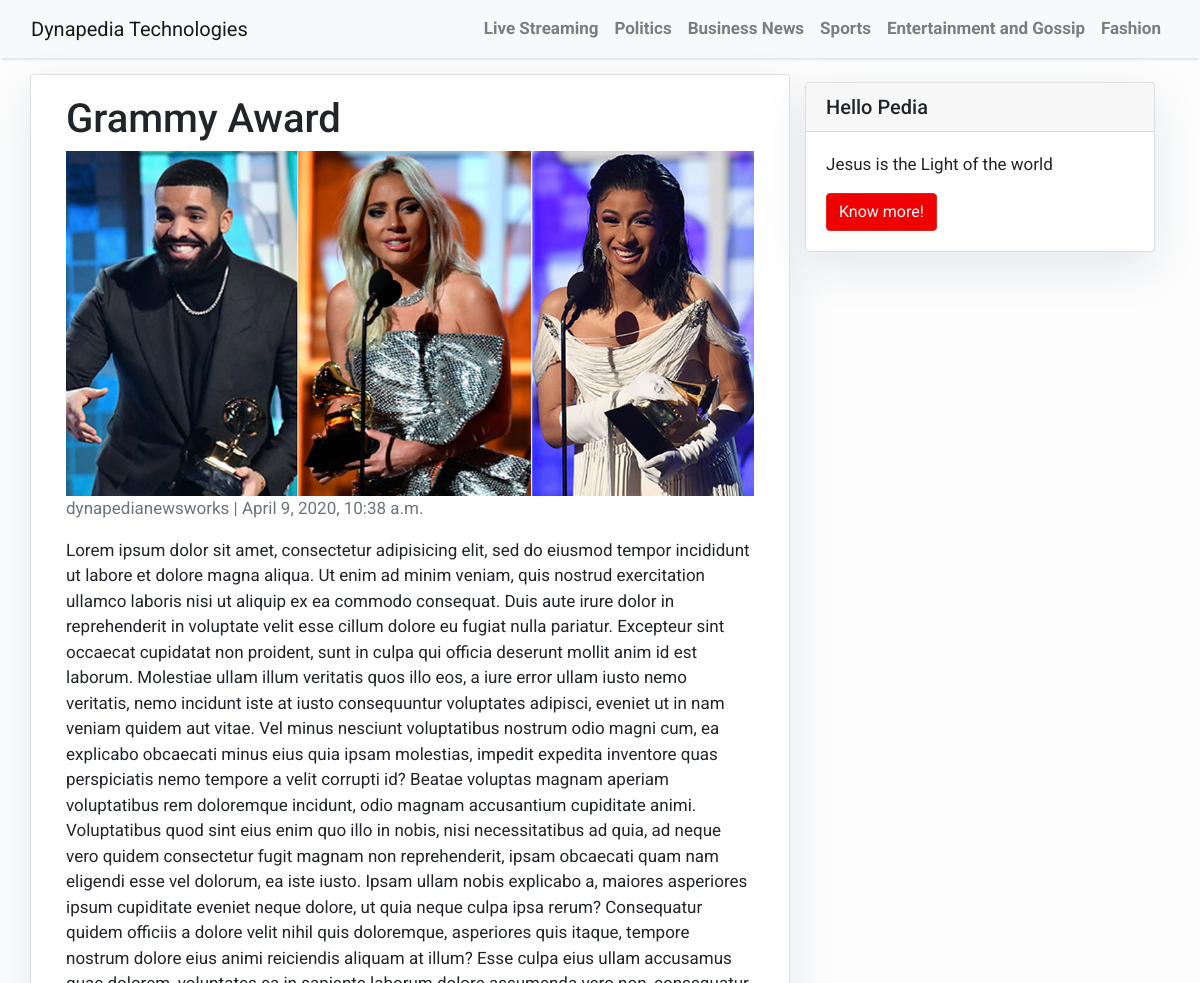
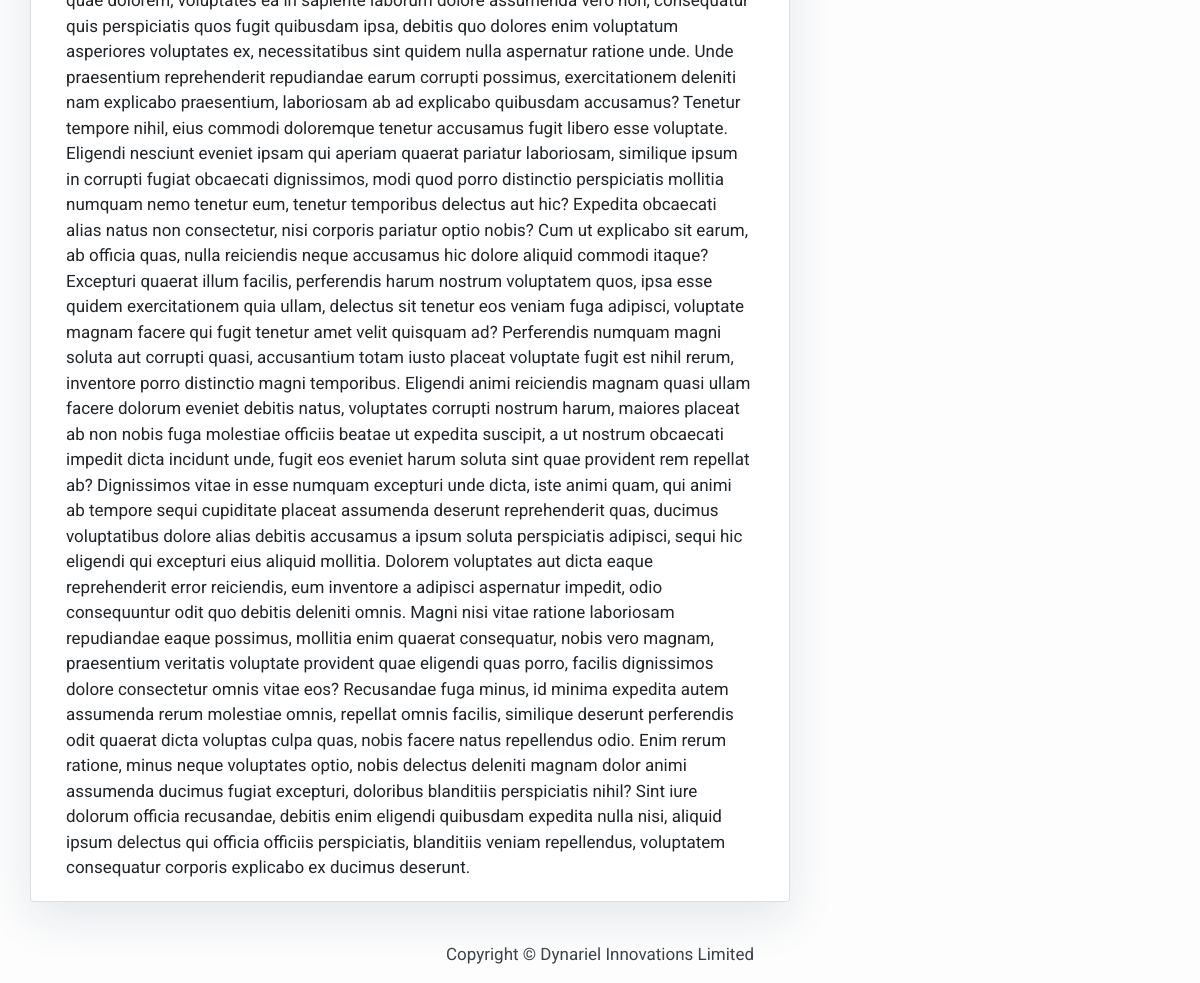
The app's page /grammy-award/ with its own data (2 pictures, top to bottom).
### blog/models.py (models this page shows, shortened)
class Post(models.Model):
    title = models.CharField(max_length=200, unique=True)
    slug = models.SlugField(max_length=200, unique=True)
    author = models.ForeignKey(User, on_delete= models.CASCADE,related_name='blog_posts')
    cover = models.ImageField(upload_to='images/')
    updated_on = models.DateTimeField(auto_now= True)
    content = models.TextField()
    created_on = models.DateTimeField(auto_now_add=True)
    status = models.IntegerField(choices=STATUS, default=0)
    class Meta:
        ordering = ['-created_on']

### blog/views.py (the view)
# urls.py: path('<slug:slug>/', views.PostDetail.as_view(), name='post_detail'),
class PostDetail(generic.DetailView):
    model = Post
    template_name = 'post_detail.html'

### templates/post_detail.html
{% extends 'base.html' %} {% block content %}
<div class="container">
  <div class="row">
    <div class="col-md-8 card mb-4  mt-3 left  top">
      <div class="card-body">
        <h1>{% block title %} {{ object.title }} {% endblock title %}</h1>
		<img src="{{ post.cover.url}}" alt="{{ post.title }}">
        <p class=" text-muted">{{ post.author }} | {{ post.created_on }}</p>
        <p class="card-text ">{{ object.content | safe }}</p>
      </div>
    </div>
    {% block sidebar %} {% include 'sidebar.html' %} {% endblock sidebar %}
  </div>
</div>
{% endblock content %}

### templates/base.html (style rules this page uses)
body { font-family: "Roboto", sans-serif; font-size: 17px; background-color: #fdfdfd; }
img { max-width:100%; height:auto; }

### templates/sidebar.html (style rules this page uses)
.card { box-shadow: 0 16px 48px #E3E7EB; }

### records on screen
Post: title "Grammy Award", cover (picture), author "dynapedianewsworks", created_on "April 9, 2020, 10:38 a.m.", content "Lorem ipsum dolor sit amet, consectetur adipisicing elit, sed do eiusmod tempor incididunt ut labore et dolore magna aliqua. Ut enim ad minim veniam, quis nostrud exercitation ullamco laboris nisi ut aliquip ex ea commodo consequat. Duis aute irure dolor in reprehenderit in voluptate velit esse cillum dolore eu fugiat nulla pariatur. Excepteur sint occaecat cupidatat non proident, sunt in culpa qui officia deserunt mollit anim id est laborum. Molestiae ullam illum veritatis quos illo eos, a iure error ullam iusto nemo veritatis, nemo incidunt iste at iusto consequuntur voluptates adipisci, eveniet ut in nam veniam quidem aut vitae. Vel minus nesciunt voluptatibus nostrum odio magni cum, ea…"
